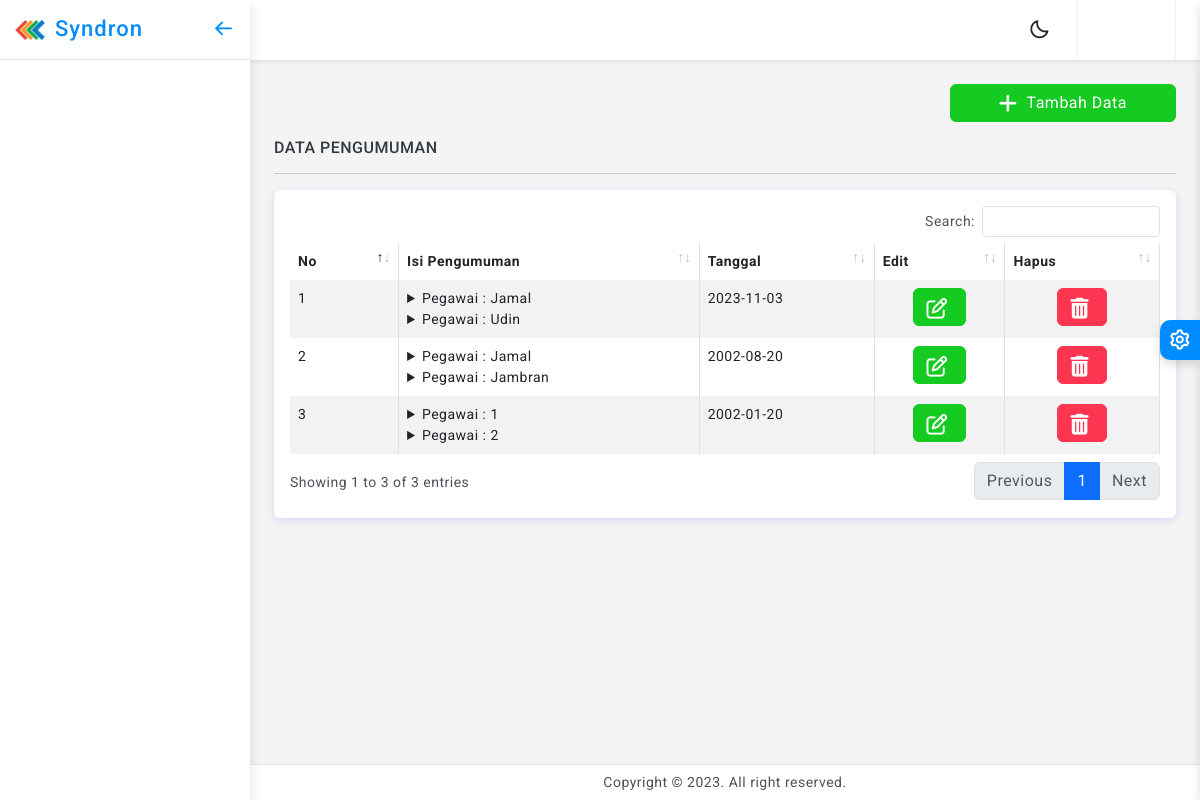
Page /index.php/notifikasi on the earlier database version.
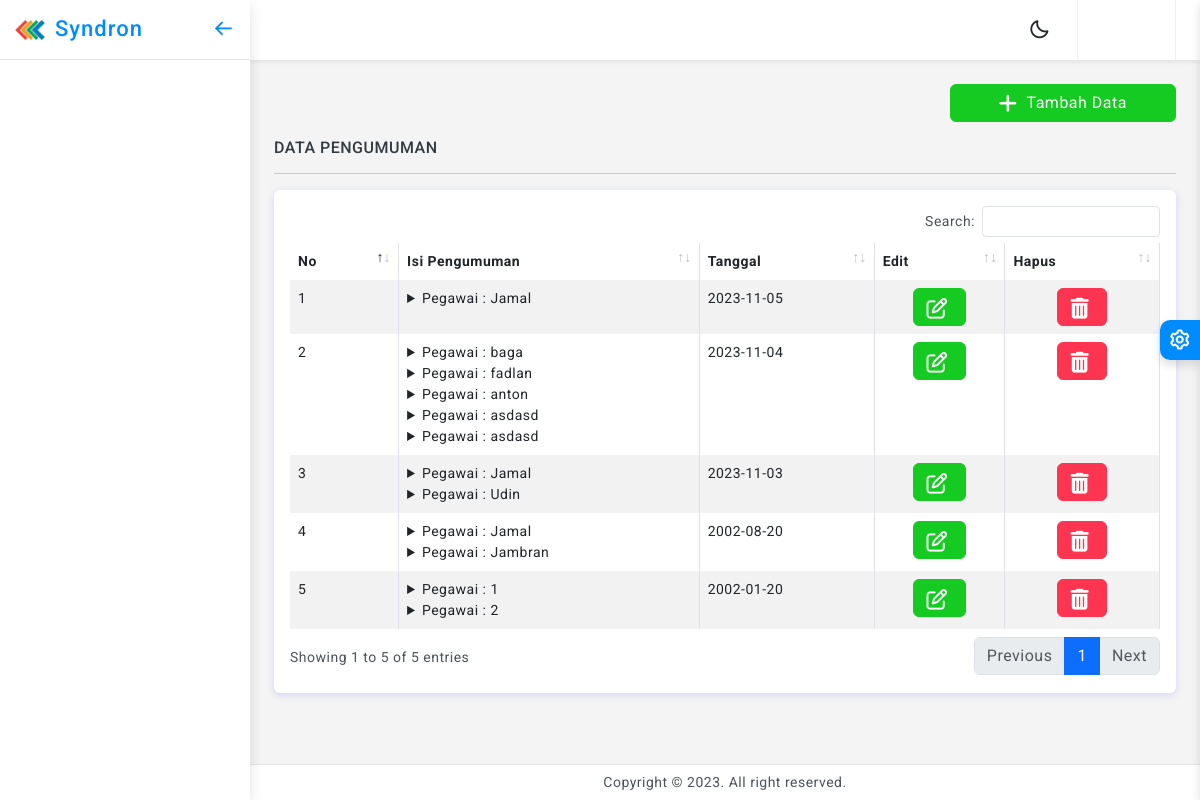
Same page on the later database version.
### tables this page shows
CREATE TABLE `pengumumantugas` (
  `ID_Pengumuman` int NOT NULL,
  `Isi_Pengumuman` json DEFAULT NULL,
  `Tanggal` date DEFAULT NULL
);

### application/controllers/Notifikasi.php (called while the page is built, shortened)
<?php
class Notifikasi extends CI_Controller
{
    public function index()
    {
        $this->data['idbo'] = $this->session->userdata('ses_id');
        $this->load->model('Pengumuman_Model');
        $data = $this->Pengumuman_Model->get_pengumuman_list();
        $this->data['title_web'] = 'Data Pengumuman';
        $this->load->view('template/header_view', $this->data);
        $this->load->view('template/sidebar_view', $this->data);
        $this->load->view('notifikasi/listPengumuman', ['data' => $data]);
        $this->load->view('template/footer_view', $this->data);
    }
}

### index.php (called while the page is built, shortened)
<?php
require_once BASEPATH.'core/CodeIgniter.php';

### application/models/Pengumuman_Model.php (called while the page is built, shortened)
<?php
class Pengumuman_Model extends CI_Model{
    public function get_pengumuman_list(){
        $this->db->order_by('ID_Pengumuman', 'DESC');
        return $this->db->get('pengumumantugas')->result();
    }
}

### application/views/notifikasi/listPengumuman.php (the view, shortened to what this page needs)
<div class="page-wrapper">
    <div class="page-content">
        <div class="page-breadcrumb d-none d-sm-flex align-items-center mb-3">
            <div class="ms-auto">
                <div class="btn-group">
                    <a href="<?php echo base_url("Notifikasi/create"); ?>" class="btn btn-success px-5">
                        <i class='fa fa-plus mr-1'></i> Tambah Data
                    </a>
                </div>
            </div>
        </div>
        <h6 class="mb-0 text-uppercase">Data Pengumuman</h6>
        <hr />
        <div class="card">
            <div class="card-body">
                <div class="table-responsive">
                    <table id="example2" class="table table-striped table-bordered">
                        <thead>
                            <tr>
                                <th>No</th>
                                <th>Isi Pengumuman</th>
                                <th>Tanggal</th>
                                <th>Edit</th>
                                <th>Hapus</th>
                            </tr>
                        </thead>
                        <tbody>
                            <?php $no = 1;
                            foreach ($data as $isi): ?>
                                <tr>
                                    <td>
                                        <?= $no; ?>
                                    </td>
                                    <td>
                                        <?php
                                        $jsonData = $isi->Isi_Pengumuman;
                                        $decodedData = json_decode($jsonData, true);
                                        foreach ($decodedData as $item):
                                            ?>
                                            <details>
                                                <summary>Pegawai :
                                                    <?= $item['Pegawai_Tujuan']; ?>
                                                </summary>
                                            </details>
                                            <?php
                                        endforeach
                                        ?>
                                    </td>
                                    <td>
                                        <?= $isi->Tanggal; ?>
                                    </td>
                                    <td>
                                        <center>
                                            <a href="<?= base_url('notifikasi/edit/' . $isi->ID_Pengumuman); ?>"><button
                                                    class="btn btn-success"><i class="fa fa-edit"></i></button></a>
                                        </center>
                                    </td>
                                    <td>
                                        <center>
                                            <a href="<?= base_url('notifikasi/delete/' . $isi->ID_Pengumuman); ?>"
                                                onclick="return confirm('Anda yakin Anggota akan dihapus ?');">
                                                <button class="btn btn-danger"><i class="fa fa-trash"></i></button></a>
                                        </center>
                                    </td>
                                </tr>
                                <?php $no++; endforeach; ?>
                        </tbody>
                    </table>
                </div>
            </div>
        </div>
    </div>
</div>

### application/views/template/header_view.php (shortened to what this page needs)
<!doctype html>
<html lang="en">
<head>
  <link href="<?php echo base_url(); ?>assets/plugins/vectormap/jquery-jvectormap-2.0.2.css" rel="stylesheet" />
  <link href="<?php echo base_url(); ?>assets/plugins/simplebar/css/simplebar.css" rel="stylesheet" />
  <link href="<?php echo base_url(); ?>assets/plugins/perfect-scrollbar/css/perfect-scrollbar.css" rel="stylesheet" />
  <link href="<?php echo base_url(); ?>assets/plugins/metismenu/css/metisMenu.min.css" rel="stylesheet" />
  <link href="<?php echo base_url(); ?>assets/plugins/datatable/css/dataTables.bootstrap5.min.css" rel="stylesheet" />
  <link href="<?php echo base_url(); ?>assets/css/pace.min.css" rel="stylesheet" />
  <link href="<?php echo base_url(); ?>assets/css/bootstrap.min.css" rel="stylesheet">
  <link href="<?php echo base_url(); ?>assets/css/bootstrap-extended.css" rel="stylesheet">
  <link href="<?php echo base_url(); ?>assets/css/app.css" rel="stylesheet">
  <link href="<?php echo base_url(); ?>assets/css/icons.css" rel="stylesheet">
  <link rel="stylesheet" href="<?php echo base_url(); ?>assets/css/dark-theme.css" />
  <link rel="stylesheet" href="<?php echo base_url(); ?>assets/css/semi-dark.css" />
  <link rel="stylesheet" href="<?php echo base_url(); ?>assets/css/header-colors.css" />
  <link rel="stylesheet" href="https://cdn.jsdelivr.net/npm/sweetalert2@11/dist/sweetalert2.min.css">
</head>
<body>
  <div class="wrapper">
    <header>
      <div class="topbar d-flex align-items-center">
        <nav class="navbar navbar-expand gap-3">
          <div class="top-menu ms-auto">
            <ul class="navbar-nav align-items-center gap-1">
              <li class="nav-item dark-mode d-none d-sm-flex" onClick="handleClickDarkMode()">
                <a class="nav-link dark-mode-icon" href="javascript:;"><i class='bx bx-moon'></i>
                </a>
              </li>
            </ul>
          </div>
          <div class="user-box dropdown px-3">
            <a class="d-flex align-items-center nav-link dropdown-toggle gap-3 dropdown-toggle-nocaret" href="#" role="button" data-bs-toggle="dropdown" aria-expanded="false">
            <?php
            $d = $this->db->query("SELECT * FROM tbl_login WHERE id_login='$idbo'")->row();
            if (isset($d->foto)) {
            ?>
              <img src="<?php echo base_url(); ?>assets/images/pengguna/<?php echo $d->foto; ?>" class="user-img" alt="user avatar">
              <?php } else { ?>
              <i class="fa fa-user fa-4x" style="color:#fff;"></i>
            <?php } ?>
            </a>
          </div>
        </nav>
      </div>
    </header>

### application/views/template/sidebar_view.php (shortened to what this page needs)
<div class="sidebar-wrapper" data-simplebar="true">
    <div class="sidebar-header">
        <div>
            <img src="<?php echo base_url(); ?>assets/images/logo-icon.png" class="logo-icon" alt="logo icon">
        </div>
        <div>
            <h4 class="logo-text">Syndron</h4>
        </div>
        <div class="toggle-icon ms-auto"><i class='bx bx-arrow-back'></i>
        </div>
    </div>
    <ul class="metismenu" id="menu">
    </ul>
</div>

### application/views/template/footer_view.php (shortened to what this page needs)
<footer class="page-footer">
  <p class="mb-0">Copyright © 2023. All right reserved.</p>
</footer>
</div>
<div class="switcher-wrapper">
  <div class="switcher-btn"> <i class='bx bx-cog bx-spin'></i>
  </div>
</div>
</html>

### assets/css/app.css (style rules this page uses)
body { font-size: 14px; color: #4c5258; letter-spacing: 0.5px; background: #f4f4f4; overflow-x: hidden; font-family: Roboto, sans-serif; }
a { text-decoration: none; }
.wrapper { width: 100%; position: relative; }
.sidebar-wrapper { width: 250px; height: 100%; position: fixed; top: 0; bottom: 0; left: 0; background: #fff; border-right: 0 solid #e4e4e4; z-index: 11; box-shadow: 0 0.3rem 0.8rem rgba(0, 0, 0, 0.12); transition: all 0.2s ease-out; }
.sidebar-header { width: 250px; height: 60px; display: flex; align-items: center; position: fixed; top: 0; bottom: 0; padding: 0 15px; z-index: 5; background: #fff; background-clip: padding-box; border-bottom: 1px solid #e4e4e4; }
.logo-icon { width: 30px; }
.logo-text { font-size: 22px; margin-left: 10px; margin-bottom: 0; letter-spacing: 1px; color: #008cff; }
.toggle-icon { font-size: 22px; cursor: pointer; color: #008cff; }
.topbar { position: fixed; top: 0; left: 250px; right: 0; height: 60px; background: #fff; border-bottom: 1px solid rgb(228 228 228 / 0%); z-index: 10; -webkit-box-shadow: 0 0.125rem 0.25rem rgba(0, 0, 0, 0.075); box-shadow: 0 0.125rem 0.25rem rgba(0, 0, 0, 0.075); }
.topbar .navbar { width: 100%; height: 60px; padding-left: 1.5rem; padding-right: 1.5rem; }
.page-wrapper { height: 100%; margin-top: 60px; margin-bottom: 30px; margin-left: 250px; }
.page-content { padding: 1.5rem 1.5rem 0.7rem 1.5rem; }
.page-footer { background: #fff; left: 250px; right: 0; bottom: 0; position: fixed; text-align: center; padding: 7px; font-size: 14px; border-top: 1px solid #e4e4e4; z-index: 3; }
.sidebar-wrapper ul { padding: 0; margin: 0; list-style: none; background: 0 0; }
.sidebar-wrapper .metismenu { background: 0 0; display: -webkit-box; display: -ms-flexbox; display: flex; padding: 10px; margin-top: 60px; -webkit-box-orient: vertical; -webkit-box-direction: normal; -ms-flex-direction: column; flex-direction: column; }
.btn i { vertical-align: middle; font-size: 1.3rem; margin-top: -1em; margin-bottom: -1em; margin-right: 5px; }
.topbar .navbar .navbar-nav .nav-item { display: flex; align-items: center; justify-content: center; width: auto; height: 60px; }
.topbar .navbar .navbar-nav .nav-link { color: #212529; font-size: 22px; border-radius: 50%; display: flex; align-items: center; justify-content: center; width: 42px; height: 42px; transition: 0.3s cubic-bezier(0.075, 0.82, 0.165, 1); }
.dropdown-toggle-nocaret:after { display: none; }
.user-box { display: flex; align-items: center; height: 60px; border-left: 1px solid #f0f0f0; border-right: 1px solid #f0f0f0; }
.switcher-wrapper { width: 280px; height: 100%; position: fixed; right: -280px; top: 0; bottom: 0; z-index: 16; background: #fff; border-left: 0 solid #d2d2d2; box-shadow: 0 0.3rem 0.6rem rgba(0, 0, 0, 0.13); transition: all 0.2s ease-out; }
.switcher-btn { width: 40px; height: 40px; line-height: 40px; font-size: 24px; background: #008cff; box-shadow: 0 0.3rem 0.6rem rgba(0, 0, 0, 0.13); color: #fff; text-align: center; border-top-left-radius: 10px; border-bottom-left-radius: 10px; position: absolute; top: 40%; right: 100%; cursor: pointer; }

Differences in the rows shown:
added pengumumantugas: Pegawai_Tujuan "Jamal", Tanggal "2023-11-05"
added pengumumantugas: Pegawai_Tujuan "baga", Pegawai_Tujuan "fadlan", Pegawai_Tujuan "anton", Pegawai_Tujuan "asdasd", Tanggal "2023-11-04"
Other differences:
text written by a page script: "Search: Showing 1 to 3 of 3 entries Previous 1 Next" → "Search: Showing 1 to 5 of 5 entries Previous 1 Next"
